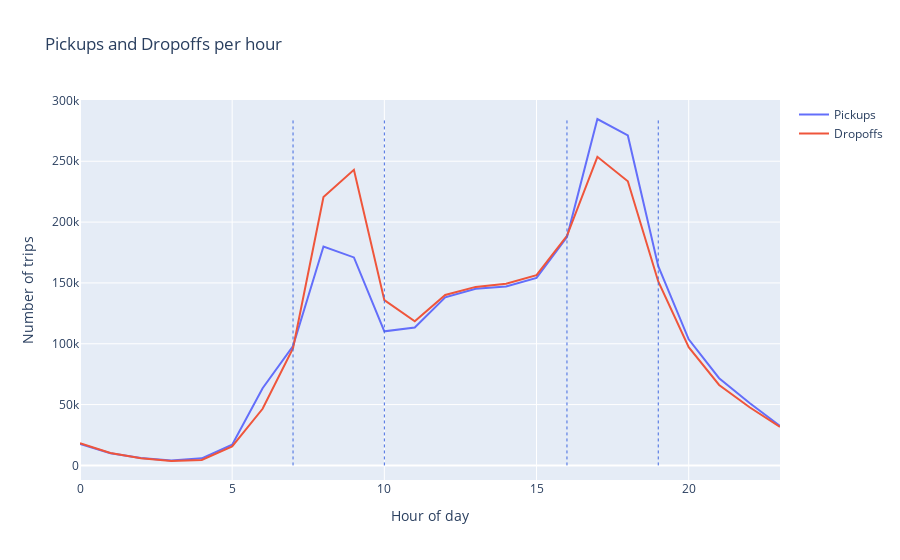

Here is the notebook cell this chart was saved with:
### Markdown cell above
With the dataframe defined we can construct our lagged features.
For this project we chose to create the following 3 laggged features:
- Lagged demand 1 hour back
- Lagged demand 24 hours back
- Lagged demand 168 hours back

For the lagged demand 1 hour back, we have to note that this means our predictions will be dependent on the previous hour. This is not ideal, but we will still use it as a feature.

Additionally, we will create features for **rushhour**, **weekend** and **weather** to see if these have an impact on the demand. Intuitively, these have a significant effect on our own travel patterns, so it is likely that they will also have an effect on the demand for bikes. We can quickly assess what to define as rushhour by plotting the demand for the data by grouping by hour of the day.
From the plot below, we see that reasonable rushour intervals are 7am-10am and 4pm-7pm.

### Code cell
# Group data by hour of day
grouped_pickups_and_dropoffs = pickups_and_dropoffs.groupby(pickups_and_dropoffs.index.hour).sum()[["pickups", "dropoffs"]]

# plotly plot
fig = go.Figure()

fig.add_trace(go.Scatter(x=grouped_pickups_and_dropoffs.index, y=grouped_pickups_and_dropoffs['pickups'],
                    mode='lines',
                    name='Pickups'))

fig.add_trace(go.Scatter(x=grouped_pickups_and_dropoffs.index, y=grouped_pickups_and_dropoffs['dropoffs'],
                    mode='lines',
                    name='Dropoffs'))

fig.update_layout(title='Pickups and Dropoffs per hour',
                     xaxis_title='Hour of day',
                     yaxis_title='Number of trips')

# Vertical lines at 7am, 10am, 4pm and 7pm
fig.add_shape(type="line",
              x0=7, y0=0, x1=7, y1=grouped_pickups_and_dropoffs.max().max(),
              line=dict(color="RoyalBlue", width=1, dash="dot"))
fig.add_shape(type="line",
                x0=10, y0=0, x1=10, y1=grouped_pickups_and_dropoffs.max().max(),
                line=dict(color="RoyalBlue", width=1, dash="dot"))
fig.add_shape(type="line",
                x0=16, y0=0, x1=16, y1=grouped_pickups_and_dropoffs.max().max(),
                line=dict(color="RoyalBlue", width=1, dash="dot"))
fig.add_shape(type="line",
                x0=19, y0=0, x1=19, y1=grouped_pickups_and_dropoffs.max().max(),
                line=dict(color="RoyalBlue", width=1, dash="dot"))


fig.show()

### Figure 1 — Plotly figure (JSON) as saved in the notebook; plotly's stock layout.template omitted (floating-point values rounded to 4 significant figures)
{"data": [{"mode": "lines", "name": "Pickups", "type": "scatter", "x": [0, 1, 2, 3, 4, 5, 6, 7, 8, 9, 10, 11, 12, 13, 14, 15, 16, 17, 18, 19, 20, 21, 22, 23], "y": [17660, 10051, 6037, 4013, 5813, 17021, 63471, 98102, 179920, 170952, 110211, 113303, 138173, 145243, 147093, 154069, 187780, 284719, 271167, 163723, 103682, 71675, 51319, 32425]}, {"mode": "lines", "name": "Dropoffs", "type": "scatter", "x": [0, 1, 2, 3, 4, 5, 6, 7, 8, 9, 10, 11, 12, 13, 14, 15, 16, 17, 18, 19, 20, 21, 22, 23], "y": [18187, 10195, 5977, 3640, 4532, 15685, 46535, 96409, 220649, 242935, 135833, 118456, 140145, 146725, 149290, 156403, 188777, 253630, 233498, 151187, 97146, 66114, 47775, 31726]}], "layout": {"shapes": [{"line": {"color": "RoyalBlue", "dash": "dot", "width": 1}, "type": "line", "x0": 7, "x1": 7, "y0": 0, "y1": 284719}, {"line": {"color": "RoyalBlue", "dash": "dot", "width": 1}, "type": "line", "x0": 10, "x1": 10, "y0": 0, "y1": 284719}, {"line": {"color": "RoyalBlue", "dash": "dot", "width": 1}, "type": "line", "x0": 16, "x1": 16, "y0": 0, "y1": 284719}, {"line": {"color": "RoyalBlue", "dash": "dot", "width": 1}, "type": "line", "x0": 19, "x1": 19, "y0": 0, "y1": 284719}], "title": {"text": "Pickups and Dropoffs per hour"}, "xaxis": {"title": {"text": "Hour of day"}}, "yaxis": {"title": {"text": "Number of trips"}}}}
